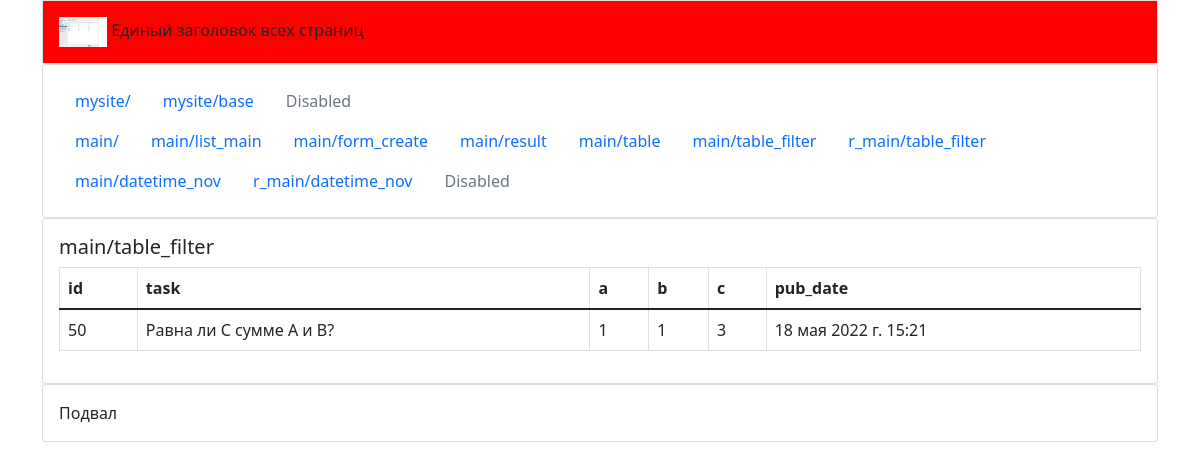
Screenshot of /main/table_filter/ with the database file from the repository.
### main/models.py (models this page shows, shortened)
class Abc(models.Model):
    id = models.IntegerField('Первичный ключ', primary_key=True)
    task = models.CharField('Содержание задания',default="Равна ли С сумме A и B?", max_length=256)
    a = models.IntegerField('A', default=0)
    b = models.IntegerField('B', default=0)
    c = models.IntegerField('C', default=0)
    pub_date = models.DateTimeField('Дата выполнения', default=timezone.now())
    class Meta:
        verbose_name =  'Таблица выполненных заданий'
        verbose_name_plural = 'Таблицы выполненных заданий'

### main/views.py (the view)
# urls.py: path('table_filter/', views.table_filter, name='table_filter'),
def table_filter(request):
    fields = Abc.objects.values()[0].keys()
    print('\nfields:\n', fields)
    values = Abc.objects.values_list().filter(c=3, a=1).order_by('-id')
    print('\nvalues:\n', values)
    context = {'fields': fields, 'values': values}
    return render(request, 'main/table_filter.html', context)

### templates/main/table_filter.html (shortened to what this page needs)
{% extends '../mysite/base.html' %}
{% block content %}
<h5>main/table_filter</h5>
<table class="table table-bordered">
    <thead>
    <tr>
        {% for item in fields %}
        <th scope="col">{{ item }}</th>
        {% endfor %}
    </tr>
    </thead>
    <tbody>
    {% for row in values %}
    <tr>
        {% for item in row %}
        <td>
            {{ item }}
        </td>
        {% endfor %}
    </tr>
    {% endfor %}
</table>
{% endblock %}

### rows the page displays
Abc: row "50" "Равна ли С сумме A и B?" "1" "1" "3" "18 мая 2022 г. 15:21"

### other values shown
{{ item }} "id" "task" "a" "b" "c" "pub_date"
